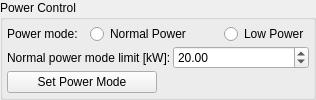
         <widget class="QGroupBox" name="groupBox_set_power_mode">
          <property name="sizePolicy">
           <sizepolicy hsizetype="Preferred" vsizetype="Expanding">
            <horstretch>0</horstretch>
            <verstretch>0</verstretch>
           </sizepolicy>
          </property>
          <property name="minimumSize">
           <size>
            <width>0</width>
            <height>0</height>
           </size>
          </property>
          <property name="baseSize">
           <size>
            <width>501</width>
            <height>111</height>
           </size>
          </property>
          <property name="title">
           <string>Power Control</string>
          </property>
          <layout class="QGridLayout" name="gridLayout_20">
           <property name="leftMargin">
            <number>4</number>
           </property>
           <property name="topMargin">
            <number>4</number>
           </property>
           <property name="rightMargin">
            <number>4</number>
           </property>
           <property name="bottomMargin">
            <number>4</number>
           </property>
           <property name="spacing">
            <number>2</number>
           </property>
           <item row="0" column="0">
            <widget class="QLabel" name="label_90">
             <property name="sizePolicy">
              <sizepolicy hsizetype="Preferred" vsizetype="Expanding">
               <horstretch>0</horstretch>
               <verstretch>0</verstretch>
              </sizepolicy>
             </property>
             <property name="minimumSize">
              <size>
               <width>0</width>
               <height>20</height>
              </size>
             </property>
             <property name="baseSize">
              <size>
               <width>0</width>
               <height>0</height>
              </size>
             </property>
             <property name="text">
              <string>Power mode:</string>
             </property>
            </widget>
           </item>
           <item row="1" column="2" colspan="2">
            <widget class="QDoubleSpinBox" name="spinbox_power_lim_kw">
             <property name="sizePolicy">
              <sizepolicy hsizetype="Preferred" vsizetype="Expanding">
               <horstretch>0</horstretch>
               <verstretch>0</verstretch>
              </sizepolicy>
             </property>
             <property name="minimumSize">
              <size>
               <width>0</width>
               <height>20</height>
              </size>
             </property>
             <property name="baseSize">
              <size>
               <width>0</width>
               <height>0</height>
              </size>
             </property>
             <property name="singleStep">
              <double>0.100000000000000</double>
             </property>
             <property name="value">
              <double>20.000000000000000</double>
             </property>
             <property name="opcua" stdset="0">
              <string/>
             </property>
            </widget>
           </item>
           <item row="0" column="3">
            <widget class="QRadioButton" name="button_power_mode_low">
             <property name="sizePolicy">
              <sizepolicy hsizetype="Preferred" vsizetype="Expanding">
               <horstretch>0</horstretch>
               <verstretch>0</verstretch>
              </sizepolicy>
             </property>
             <property name="minimumSize">
              <size>
               <width>0</width>
               <height>20</height>
              </size>
             </property>
             <property name="baseSize">
              <size>
               <width>0</width>
               <height>0</height>
              </size>
             </property>
             <property name="text">
              <string>Low Power</string>
             </property>
             <property name="opcua" stdset="0">
              <string/>
             </property>
             <property name="opcua_type" stdset="0">
              <string>Boolean</string>
             </property>
            </widget>
           </item>
           <item row="0" column="1" colspan="2">
            <widget class="QRadioButton" name="button_power_mode_normal">
             <property name="sizePolicy">
              <sizepolicy hsizetype="Preferred" vsizetype="Expanding">
               <horstretch>0</horstretch>
               <verstretch>0</verstretch>
              </sizepolicy>
             </property>
             <property name="minimumSize">
              <size>
               <width>0</width>
               <height>20</height>
              </size>
             </property>
             <property name="baseSize">
              <size>
               <width>0</width>
               <height>0</height>
              </size>
             </property>
             <property name="text">
              <string>Normal Power</string>
             </property>
             <property name="opcua" stdset="0">
              <string/>
             </property>
             <property name="opcua_type" stdset="0">
              <string>Boolean</string>
             </property>
            </widget>
           </item>
           <item row="2" column="0" colspan="4">
            <widget class="QPushButton" name="button_set_power_mode">
             <property name="sizePolicy">
              <sizepolicy hsizetype="Fixed" vsizetype="Expanding">
               <horstretch>0</horstretch>
               <verstretch>0</verstretch>
              </sizepolicy>
             </property>
             <property name="minimumSize">
              <size>
               <width>150</width>
               <height>20</height>
              </size>
             </property>
             <property name="baseSize">
              <size>
               <width>0</width>
               <height>0</height>
              </size>
             </property>
             <property name="text">
              <string>Set Power Mode</string>
             </property>
             <property name="opcua_cmd" stdset="0">
              <string>Management.Commands.SetPowerMode</string>
             </property>
            </widget>
           </item>
           <item row="1" column="0" colspan="2">
            <widget class="QLabel" name="label_91">
             <property name="sizePolicy">
              <sizepolicy hsizetype="Preferred" vsizetype="Expanding">
               <horstretch>0</horstretch>
               <verstretch>0</verstretch>
              </sizepolicy>
             </property>
             <property name="minimumSize">
              <size>
               <width>0</width>
               <height>20</height>
              </size>
             </property>
             <property name="baseSize">
              <size>
               <width>0</width>
               <height>0</height>
              </size>
             </property>
             <property name="text">
              <string>Normal power mode limit [kW]:</string>
             </property>
            </widget>
           </item>
          </layout>
         </widget>
